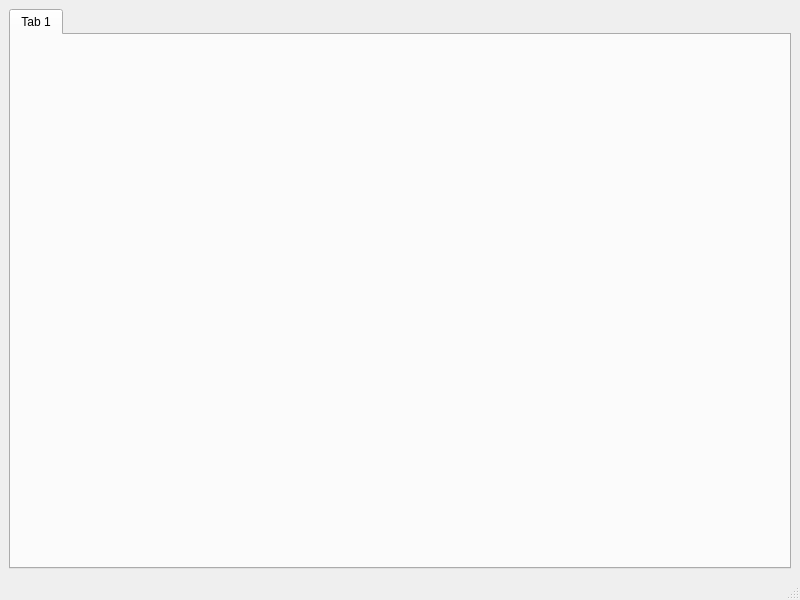
<?xml version="1.0" encoding="UTF-8"?>
<ui version="4.0">
 <class>Fluxo</class>
 <widget class="QMainWindow" name="Fluxo">
  <property name="geometry">
   <rect>
    <x>0</x>
    <y>0</y>
    <width>800</width>
    <height>600</height>
   </rect>
  </property>
  <property name="windowTitle">
   <string>Fluxo</string>
  </property>
  <widget class="QWidget" name="centralwidget">
   <layout class="QVBoxLayout" name="verticalLayout">
    <item>
     <widget class="QTabWidget" name="tabWidget">
      <property name="currentIndex">
       <number>0</number>
      </property>
      <widget class="QWidget" name="tab">
       <attribute name="title">
        <string>Tab 1</string>
       </attribute>
      </widget>
     </widget>
    </item>
   </layout>
  </widget>
  <widget class="QMenuBar" name="menubar">
   <property name="geometry">
    <rect>
     <x>0</x>
     <y>0</y>
     <width>800</width>
     <height>29</height>
    </rect>
   </property>
  </widget>
  <widget class="QStatusBar" name="statusbar"/>
 </widget>
 <resources/>
 <connections/>
</ui>
